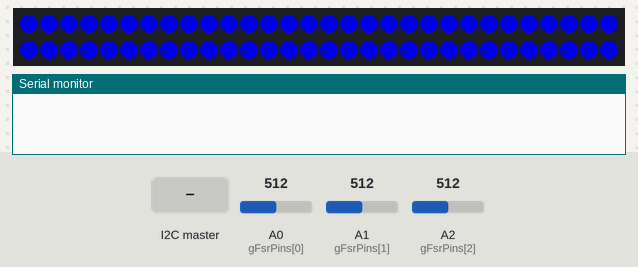
The sketch below on a simulated Arduino Uno, built with avr-gcc and run on an emulated ATmega328P. On the bench: 60 RGB LEDs in strip order, left to right, continuing on the next row, the last lines printed to the serial monitor. The test bench sets the inputs (shaded band); at power-on: A0 (gFsrPins[0]) = 512, A1 (gFsrPins[1]) = 512, A2 (gFsrPins[2]) = 512. Dim RGB values are drawn brighter than linear.

Above: at 1.25 s.
1.3 s: the I2C master sends the byte 1
3.1 s: the I2C master sends the byte 0
At 13.25 s:
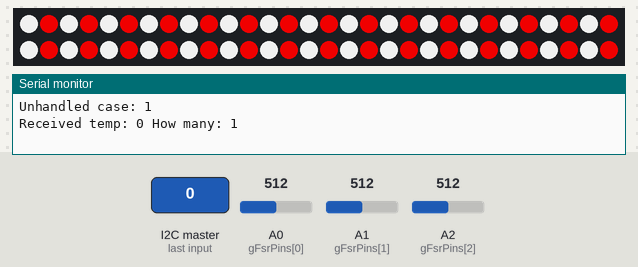

The sketch:

BABs.ino
```cpp
/**
  * Brainwave Augmentation Board
  * The "Babs".
  *
  * Augment your brainwave board with the following:
  * 	- Better FSR handling (detects resting FSR pressure, triggers on average deviance)
  * 	- NeoPixel based on temperature
  * 		- Requires a yet-to-be-written patch to Marlin to I2C the temperature over.
  *
  *
  * TODO:
  * 	- Setup I2C
  * 		- Ensure I can fake send temperature from another Arduino, light the LEDs
  *		- Setup the FSRs
  */

#include "BABs.h"

// FSR portion
int gFsrPins[] = { A0, A1, A2 };
int gFSRTriggeredPin = 12;

#define SHORT_TERM_SAMPLE_COUNT 8
#define LONG_TERM_SAMPLE_COUNT 16

#define LONG_TERM_SAMPLE_CAPTURE_TIME (2000 / LONG_TERM_SAMPLE_COUNT) // Every two seconds we want a fresh average.
int gLastLongTermSampleTime = 0;
int gLongTermSamples[3][LONG_TERM_SAMPLE_COUNT];
int gLongTermSampleIndex = 0;

int gShortTermSamples[3][SHORT_TERM_SAMPLE_COUNT];
int gShortSampleIndex = 0;

// NeoPixel items

unsigned long gLastNeoPixelMillis = 0;
int gLastTemperature = 0;
int gNeoPixelPin=3;
#include <Adafruit_NeoPixel.h>
Adafruit_NeoPixel gNeoPixelStrip = Adafruit_NeoPixel(60, gNeoPixelPin, NEO_GRB + NEO_KHZ800);

#define NEOPIXEL_EFFECT_SOLID_COLOR 0

#define NEOPIXEL_ERROR_PULSE_PERIOD (2 * 1000)
#define NEOPIXEL_PULSE_PERIOD 100
#define NEOPIXEL_PULSE_LOW_BRIGHTNESS 150
#define NEOPIXEL_PULSE_HIGH_BRIGHTNESS 255

// I2C
#include "Wire.h"


void setup()
{
	gNeoPixelStrip.begin();
	gNeoPixelStrip.show(); // Set to off.

	Wire.begin(BABS_I2C_ADDRESS);
	Serial.begin(9600);
	pinMode(gFSRTriggeredPin, OUTPUT);

	int highestReading = 0;

	for(int i = 0; i < 3; ++i)
	{
		highestReading = max(analogRead(gFsrPins[i]), highestReading);
	}

	for(int i = 0; i < 3; ++i)
	{
		for(int j = 0; j < SHORT_TERM_SAMPLE_COUNT; ++j)
		{
			gShortTermSamples[i][j] = highestReading;
		}
	}

	for(int i = 0; i < 3; ++i)
	{
		for(int j = 0; j < LONG_TERM_SAMPLE_COUNT; ++j)
		{
			gLongTermSamples[i][j] = highestReading;
		}
	}

	gLastLongTermSampleTime = millis();

	Wire.onReceive(OnReceived);
}

void OnReceived(int howMany)
{
	while(Wire.available())
	{
		byte message = Wire.read();

		switch(message)
		{
			case WIRE_MESSAGE_TEMPERATURE:
				{
					gLastNeoPixelMillis = millis();
					byte mode = Wire.read();

					gLastTemperature = 0;

					int i = 0;

					while(Wire.available())
					{
						byte b = Wire.read();
						gLastTemperature = gLastTemperature | b << (i*8);
						Serial.print("(" + String(b) + ") ");
					}

					Serial.println("Received temp: " + String(gLastTemperature) + " How many: " + String(howMany));
				}
				break;
			default:
				Serial.println("Unhandled case: " + String(message));
				break;
		}
	}
}

/**
  * The minimum degrees celcius as the first in the pair, and the colour to start the lerp from
  * in the second.
  *
  * Will be clamped on either side.
  */
#define TEMPERATURE_INDEX 0
#define COLOUR_INDEX_R 1
#define COLOUR_INDEX_G 2
#define COLOUR_INDEX_B 3
uint8_t gColourLookUp[][4] =
{
//	Temp	R    G    B
	{50, 	0,     0, 255},	// Blue
	{80, 	0,   255, 255},	// Cyan
	{110, 	0,   255,   0},	// Green
	{140,	255, 255,   0}, // Yellow
	{170,	255, 100,   0}, // Orange
	{200,	255,   0,   0}, // Red
};

int gSizeOfColourLookUp = sizeof(gColourLookUp)/4/sizeof(uint8_t);

void PrintColourLookUpData(String name, uint8_t* pColourData)
{
	Serial.print(name + ": (" + pColourData[COLOUR_INDEX_R] + ", " + pColourData[COLOUR_INDEX_G] + ", " + pColourData[COLOUR_INDEX_B] + ")\n");
}

uint32_t GetColourForTemperature(int temperature)
{
	uint8_t *pPreviousData = gColourLookUp[TEMPERATURE_INDEX];
	uint8_t *pNextData = gColourLookUp[gSizeOfColourLookUp-1];

	for(int i = 0; i < gSizeOfColourLookUp; ++i)
	{
		if(gColourLookUp[i][TEMPERATURE_INDEX] > temperature)
		{
			break;
		}

		// We may have our previous value.
		pPreviousData = gColourLookUp[i];

		if(i+1 < gSizeOfColourLookUp)
		{
			if(gColourLookUp[i+1][TEMPERATURE_INDEX] >= temperature)
			{
				pNextData = gColourLookUp[i+1];
				break;
			}
		}
	}

	temperature = constrain( temperature, pPreviousData[TEMPERATURE_INDEX], pNextData[TEMPERATURE_INDEX]);

	int r = pPreviousData[COLOUR_INDEX_R];
	int g = pPreviousData[COLOUR_INDEX_G];
	int b = pPreviousData[COLOUR_INDEX_B];

	// If you don't guard against this, you get divide by zero blamminess.
	if(pPreviousData[TEMPERATURE_INDEX] != pNextData[TEMPERATURE_INDEX])
	{
		r = map(temperature, pPreviousData[TEMPERATURE_INDEX], pNextData[TEMPERATURE_INDEX], pPreviousData[COLOUR_INDEX_R], pNextData[COLOUR_INDEX_R]);
		g = map(temperature, pPreviousData[TEMPERATURE_INDEX], pNextData[TEMPERATURE_INDEX], pPreviousData[COLOUR_INDEX_G], pNextData[COLOUR_INDEX_G]);
		b = map(temperature, pPreviousData[TEMPERATURE_INDEX], pNextData[TEMPERATURE_INDEX], pPreviousData[COLOUR_INDEX_B], pNextData[COLOUR_INDEX_B]);
	}

/*
	PrintColourLookUpData("Prev: ", pPreviousData);
	PrintColourLookUpData("Next: ", pNextData);
	*/

	//Serial.println("T: " + String(temperature) + " " + String(pPreviousData[TEMPERATURE_INDEX]) + " " + String(pNextData[TEMPERATURE_INDEX]) + " " + pPreviousData[COLOUR_INDEX_B] + " " + pNextData[COLOUR_INDEX_B]);

	uint32_t colour = Adafruit_NeoPixel::Color(r,g,b);

	return colour;
}

/**
  * Set the neo pixels according to colour.
  */
void SetNeoPixelsTemperature(int temperature, byte effect)
{
	switch(effect)
	{
		default:
			Serial.println("Unsupported effect " + String(effect) + " requested.  Defaulting to NEOPIXEL_EFFECT_SOLID_COLOR.");
		case NEOPIXEL_EFFECT_SOLID_COLOR:
			{
				uint8_t brightness = map(sin(millis()/NEOPIXEL_PULSE_PERIOD)*100, -100, 100, NEOPIXEL_PULSE_LOW_BRIGHTNESS, NEOPIXEL_PULSE_HIGH_BRIGHTNESS);
				gNeoPixelStrip.setBrightness(brightness);

				uint32_t colour = GetColourForTemperature(temperature);
				for(int i = 0; i < gNeoPixelStrip.numPixels(); ++i)
				{
					gNeoPixelStrip.setPixelColor(i, colour);
				}
				gNeoPixelStrip.show();
			}
			break;
	}
}

void SetFSRTriggered(bool bTriggered)
{
	//digitalWrite(gFSRTriggeredPin, bTriggered ? HIGH : LOW);
}

void UpdateLongTermAverage()
{
	int time = millis();

	if(time - gLastLongTermSampleTime < LONG_TERM_SAMPLE_CAPTURE_TIME)
	{
		return;
	}

	gLastLongTermSampleTime = time;

	int shortTermAverages[] = { 0, 0, 0};

	for(int i = 0; i < 3; ++i)
	{
		for(int j = 0; j < SHORT_TERM_SAMPLE_COUNT; ++j)
		{
			shortTermAverages[i] += gShortTermSamples[i][j];
		}

		shortTermAverages[i] /= SHORT_TERM_SAMPLE_COUNT;
	}

	for(int i = 0; i < 3; ++i)
	{
		gLongTermSamples[i][gLongTermSampleIndex] = shortTermAverages[i];
	}

	gLongTermSampleIndex++;

	if(gLongTermSampleIndex > LONG_TERM_SAMPLE_COUNT)
	{
		gLongTermSampleIndex = 0;
	}
}

int GetLongTermAverage(int fsrIndex)
{
	int average = 0;

	for(int i = 0; i < LONG_TERM_SAMPLE_COUNT; ++i)
	{
		average += gLongTermSamples[fsrIndex][i];
	}

	return average / LONG_TERM_SAMPLE_COUNT;
}

void DoFSRTriggeringTests()
{
	bool bFsrTriggered = false;
	for(int fsrIndex = 0; fsrIndex < 3; ++fsrIndex)
	{
		int fsrReading = analogRead(gFsrPins[fsrIndex]);

		gShortTermSamples[fsrIndex][gShortSampleIndex++] = fsrReading;

		if(gShortSampleIndex >= SHORT_TERM_SAMPLE_COUNT)
		{
			gShortSampleIndex = 0;
			UpdateLongTermAverage();
		}

		int longTermAverage = GetLongTermAverage(fsrIndex);

		bool bThisFSRTriggered = fsrReading > longTermAverage;

		if(bThisFSRTriggered)
		{
			//Serial.println("FSR " + String(fsrIndex) + " triggered.  Reading: " + String(fsrReading) + " versus: " + String(longTermAverage));
		}

		bFsrTriggered |= bThisFSRTriggered;
	}
	//SetFSRTriggered(bFsrTriggered);
	SetFSRTriggered(true);
}

void DoUpdateNeoPixel()
{
	unsigned long time = millis();
	unsigned long delta = time - gLastNeoPixelMillis;
	if(delta > 10000)
	{
		//Serial.println("In error mode: nobody's talked to me in a while.");
		uint8_t brightness = map(sin(millis()/NEOPIXEL_PULSE_PERIOD)*100, -100, 100, NEOPIXEL_PULSE_LOW_BRIGHTNESS, NEOPIXEL_PULSE_HIGH_BRIGHTNESS);
		gNeoPixelStrip.setBrightness(brightness);

		uint32_t colourOn = Adafruit_NeoPixel::Color(255,0,0);
		uint32_t colourOff = Adafruit_NeoPixel::Color(255,255,255);

		for(int i = 0; i < gNeoPixelStrip.numPixels(); ++i)
		{
			gNeoPixelStrip.setPixelColor(i, i%2 ? colourOn : colourOff);
		}

		gNeoPixelStrip.show();
	}
	else
	{
		SetNeoPixelsTemperature(gLastTemperature, NEOPIXEL_EFFECT_SOLID_COLOR);
	}
}


void loop()
{
	DoFSRTriggeringTests();
	DoUpdateNeoPixel();
	digitalWrite(gFSRTriggeredPin, HIGH);
}
```

BABs.h
```cpp
#ifndef BABS_H
#define BABS_H

// I2C jazz
#define BABS_I2C_ADDRESS 0x01
#define WIRE_MESSAGE_TEMPERATURE 0

#define HEATING_MODE_NONE		0
#define HEATING_MODE_HEATING	1
#define HEATING_MODE_COOLING	2

#endif
```
